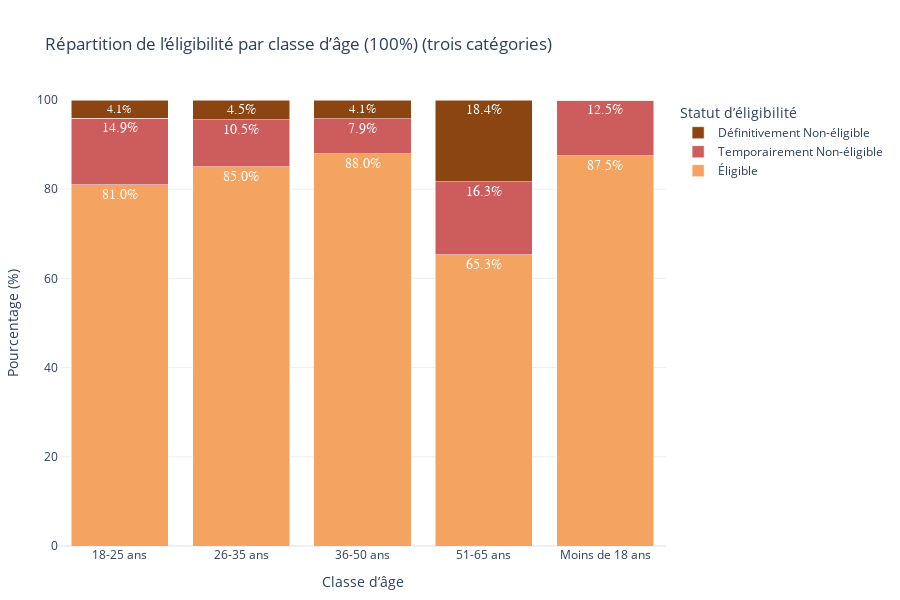

Write notebook code for a chart like this one.
### Markdown cell above
Graphique en barres groupées : Éligibilité par classe d’âge

### Code cell
import pandas as pd
import plotly.graph_objects as go

# Fonction pour créer un graphique en barres empilées à 100%
def plot_eligibility_by_age_group(df, age_col='Classe_Age', eligibility_col='ÉLIGIBILITÉ_AU_DON.', detailed=False):
    """
    Crée un graphique en barres empilées à 100% pour examiner l’éligibilité par classe d’âge.
    
    Parameters:
    - df (pandas.DataFrame): DataFrame contenant les données
    - age_col (str): Nom de la colonne pour les classes d’âge (par défaut: 'Classe_Age')
    - eligibility_col (str): Nom de la colonne pour le statut d’éligibilité (par défaut: 'ÉLIGIBILITÉ_AU_DON')
    - detailed (bool): Si True, détaille par type de non-éligibilité; si False, groupe en trois catégories
    
    Returns:
    - fig (plotly.graph_objects.Figure): Objet Plotly avec le graphique en barres empilées
    """
    # Vérification des colonnes nécessaires
    if not all(col in df.columns for col in [age_col, eligibility_col]):
        raise ValueError(f"Les colonnes '{age_col}' et '{eligibility_col}' doivent être présentes dans le DataFrame.")
    
    # Nettoyage des données : Remplacer les valeurs manquantes dans age_col par 'Non précisé'
    df[age_col] = df[age_col].fillna('Non précisé')
    
    # Définir les catégories d’éligibilité
    if detailed:
        # Utiliser les statuts tels quels (Éligible, Temporairement Non-eligible, Définitivement non-eligible)
        categories = df[eligibility_col].unique()
    else:
        # Regrouper en trois catégories : Éligible, Temporairement Non-éligible, Définitivement Non-éligible
        df['Eligibility_Simple'] = df[eligibility_col].apply(
            lambda x: 'Éligible' if x == 'Eligible' 
            else 'Temporairement Non-éligible' if x == 'Temporairement Non-eligible' 
            else 'Définitivement Non-éligible'
        )
        categories = ['Éligible', 'Temporairement Non-éligible', 'Définitivement Non-éligible']
    
    # Compter les occurrences par classe d’âge et statut d’éligibilité
    if detailed:
        counts = df.groupby([age_col, eligibility_col]).size().unstack(fill_value=0)
    else:
        counts = df.groupby([age_col, 'Eligibility_Simple']).size().unstack(fill_value=0)
    
    # Calculer les pourcentages pour chaque classe d’âge (100% par barre)
    percentages = counts.div(counts.sum(axis=1), axis=0) * 100
    
    # Classes d’âge (axe X)
    age_groups = percentages.index.tolist()
    
    # Couleurs inspirées du rouge et de la nature
    colors = [
        '#F4A460',  # Sable roux (orangé naturel, pour Éligible)
        '#CD5C5C',  # Rouge indien doux (pour Temporairement Non-éligible)
        '#8B4513'   # Brun terre (inspiré de la nature, pour Définitivement Non-éligible)
    ]
    
    # Création du graphique
    fig = go.Figure()
    
    # Ajouter une barre empilée pour chaque catégorie d’éligibilité
    for i, category in enumerate(categories):
        fig.add_trace(go.Bar(
            x=age_groups,
            y=percentages[category].tolist(),
            name=category,
            marker_color=colors[i % len(colors)],
            text=[f"{val:.1f}%" for val in percentages[category].tolist()],  # Afficher les pourcentages
            textposition='inside',  # Positionner à l’intérieur des barres
            textfont=dict(size=14, color='white', family='Arial Black')  # Blanc pour contraste
        ))
    
    # Mise en page
    title = "Répartition de l’éligibilité par classe d’âge (100%)" + (" (détaillé)" if detailed else " (trois catégories)")
    fig.update_layout(
        title=title,
        xaxis_title="Classe d’âge",
        yaxis_title="Pourcentage (%)",
        yaxis=dict(range=[0, 100]),  # Échelle fixée à 100%
        barmode='stack',  # Barres empilées
        template='plotly_white',
        bargap=0.2,
        legend_title="Statut d’éligibilité",
        height=600,
        margin=dict(l=50, r=50, t=100, b=50)
    )
    
    return fig



# Exemples d’utilisation
# 1. Barres empilées à 100% - Trois catégories
fig_simple = plot_eligibility_by_age_group(df, detailed=False)
fig_simple.show()

### Figure 1 — Plotly figure (JSON) as saved in the notebook; plotly's stock layout.template omitted (floating-point values rounded to 4 significant figures)
{"data": [{"marker": {"color": "#F4A460"}, "name": "Éligible", "text": ["81.0%", "85.0%", "88.0%", "65.3%", "87.5%"], "textfont": {"color": "white", "family": "Arial Black", "size": 14}, "textposition": "inside", "type": "bar", "x": ["18-25 ans", "26-35 ans", "36-50 ans", "51-65 ans", "Moins de 18 ans"], "y": [81.04, 84.99, 87.99, 65.31, 87.5]}, {"marker": {"color": "#CD5C5C"}, "name": "Temporairement Non-éligible", "text": ["14.9%", "10.5%", "7.9%", "16.3%", "12.5%"], "textfont": {"color": "white", "family": "Arial Black", "size": 14}, "textposition": "inside", "type": "bar", "x": ["18-25 ans", "26-35 ans", "36-50 ans", "51-65 ans", "Moins de 18 ans"], "y": [14.87, 10.53, 7.86, 16.33, 12.5]}, {"marker": {"color": "#8B4513"}, "name": "Définitivement Non-éligible", "text": ["4.1%", "4.5%", "4.1%", "18.4%", "0.0%"], "textfont": {"color": "white", "family": "Arial Black", "size": 14}, "textposition": "inside", "type": "bar", "x": ["18-25 ans", "26-35 ans", "36-50 ans", "51-65 ans", "Moins de 18 ans"], "y": [4.089, 4.479, 4.148, 18.37, 0]}], "layout": {"bargap": 0.2, "barmode": "stack", "height": 600, "legend": {"title": {"text": "Statut d’éligibilité"}}, "margin": {"b": 50, "l": 50, "r": 50, "t": 100}, "title": {"text": "Répartition de l’éligibilité par classe d’âge (100%) (trois catégories)"}, "xaxis": {"title": {"text": "Classe d’âge"}}, "yaxis": {"range": [0, 100], "title": {"text": "Pourcentage (%)"}}}}
